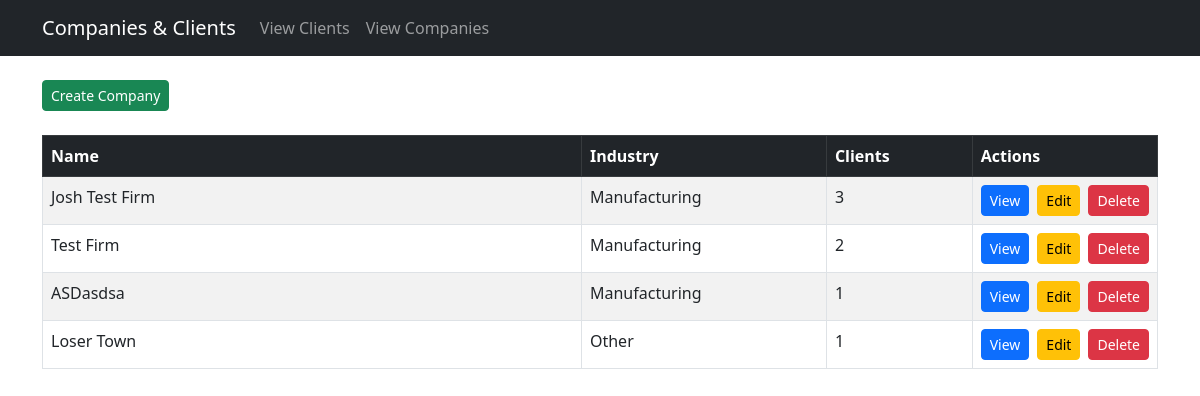
The page /view_companies/ on the database its author committed.
### web_app/models.py (models this page shows, shortened)
class Company(models.Model):
    class IndustryChoices(models.TextChoices):
        MANUFACTURING = 'M', 'Manufacturing'
        FINANCE = 'F', 'Finance'
        OTHER = 'O', 'Other'
    name = models.TextField(verbose_name="Company Name")
    industry = models.CharField(verbose_name="Industry", choices=IndustryChoices.choices, max_length=100)

### web_app/views.py (the view)
# urls.py: path("view_companies/", views.view_companies, name="view_companies"),
def view_companies(request):
    context = {}
    companies = Company.objects.all().prefetch_related('people')
    company_list = []
    for company in companies:
        people = company.people.all()
        number_of_people = len(people)
        company_list.append((company, number_of_people))
    context["companies"] = company_list
    return render(request, "web_app/view_companies.html", context=context)

### web_app/templates/web_app/view_companies.html (shortened to what this page needs)
{% extends 'web_app/layout.html' %}
{% load static %}
{% block content %}
<a class="btn btn-success btn-sm" href="/create_company">Create Company</a>
<div class="table-responsive">
    <table class="table table-striped table-bordered mt-4">
        <thead class="table-dark">
            <tr>
                <th style="width: 60%;">Name</th>
                <th style="width: 25%;">Industry</th>
                <th style="width: 20%;">Clients</th>
                <th class="w-auto">Actions</th>
            </tr>
        </thead>
        <tbody>
            {% for company in companies %}
            <tr class="align-items-center">
                <td style="width: 60%;">{{ company.0.name }}</td>
                <td style="width: 25%;">{{ company.0.get_industry_display }}</td>
                <td style="width: 20%;">{{ company.1 }}</td>
                <td class="w-auto text-end">
                    <div class="d-flex gap-2 justify-content-end">
                        <a class="btn btn-primary btn-sm" href="/view_company/{{company.0.id}}">View</a>
                        <a class="btn btn-warning btn-sm" href="/edit_company/{{company.0.id}}">Edit</a>
                        <a class="btn btn-danger btn-sm" href="/delete_company/{{company.0.id}}">Delete</a>
                    </div>
                </td>
            </tr>
            {% endfor %}
        </tbody>
    </table>
</div>
{% endblock %}

### rows shown on the page
Company: name "Josh Test Firm", industry "Manufacturing", company "3"
Company: name "Test Firm", industry "Manufacturing", company "2"
Company: name "ASDasdsa", industry "Manufacturing", company "1"
Company: name "Loser Town", industry "Other", company "1"
